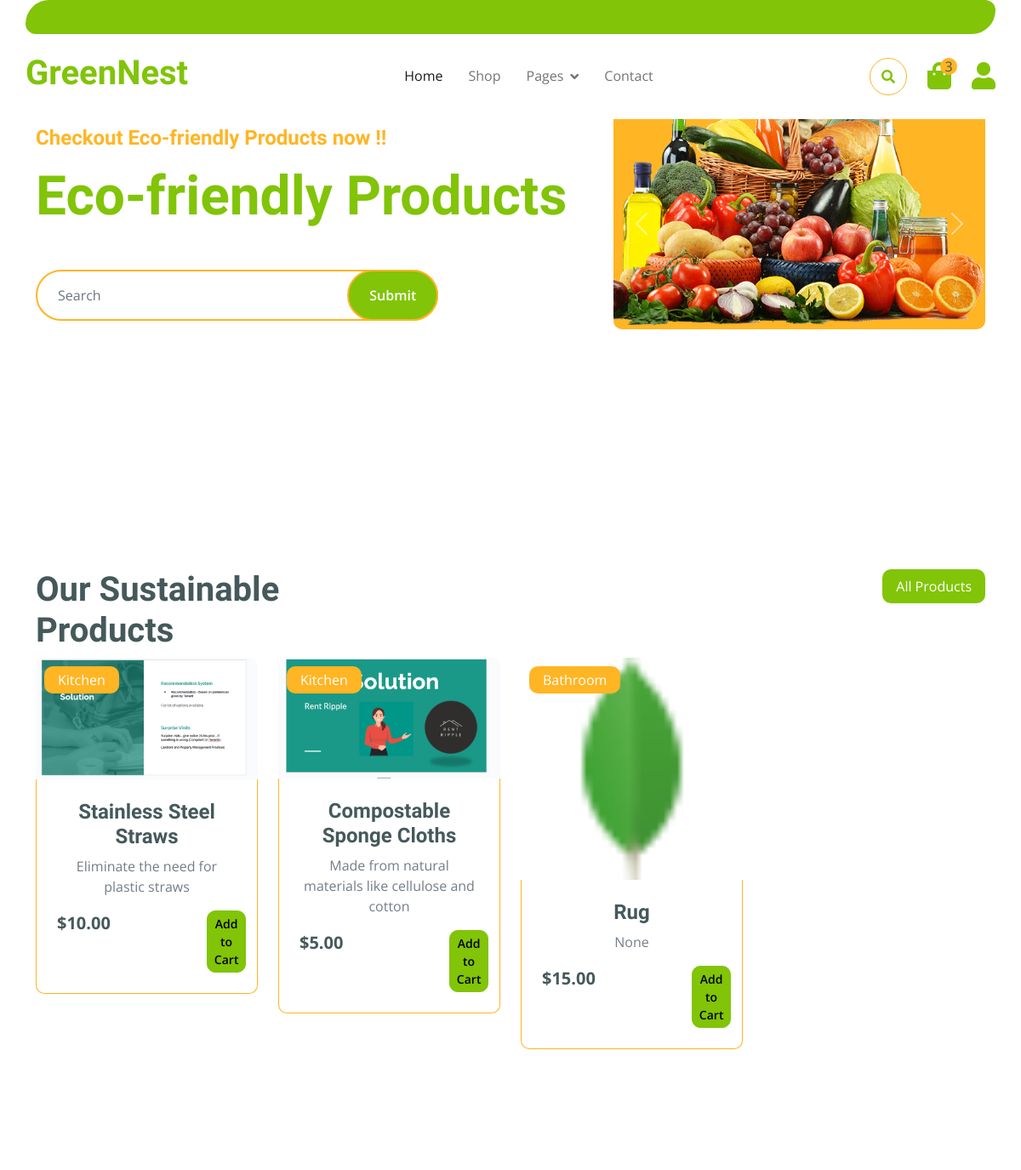
The app's page / (upper part), older data.
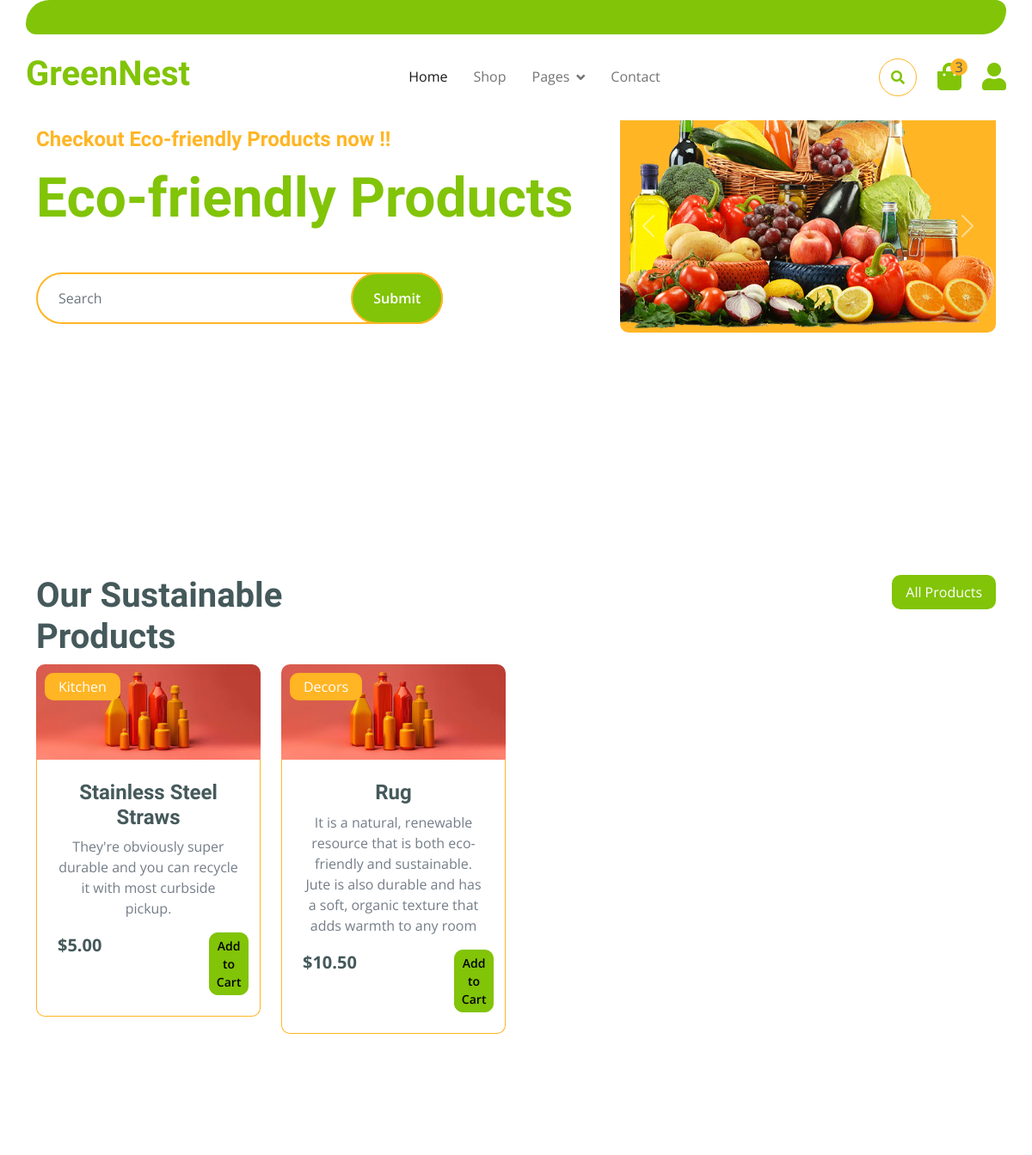
The same page, newer data.
### landingPage/models.py (models this page shows, shortened)
class Product(models.Model):
    name = models.CharField(max_length=255)
    description = models.TextField(default='')
    price = models.DecimalField(max_digits=10, decimal_places=2)
    category = models.ForeignKey(Category, on_delete=models.CASCADE, related_name='products', default=1)
    stock = models.PositiveIntegerField(default=100)
    image = models.ImageField(upload_to='products/images/')
    brand = models.CharField(max_length=255, default='')
    date_added = models.DateTimeField(default=timezone.now)
    last_updated = models.DateTimeField(auto_now=True)
    discount_price = models.DecimalField(max_digits=10, decimal_places=2, null=True, blank=True)
    expiration_date = models.DateField(default=one_year_from_today)
    rating = models.PositiveIntegerField(validators=[validate_rating], null=True, blank=True)

class Category(models.Model):
    name = models.CharField(max_length=100)

### landingPage/views.py (the view)
# urls.py: path('', views.index, name='index'),
def index(request):
    products = Product.objects.all()
    return render(request, 'landingPage/index.html', {'products' : products})

### landingPage/templates/landingPage/index.html (shortened to what this page needs)
{% extends 'landingPage/base.html' %}
{% load static %}
{% block content %}
    <div class="container-fluid py-5 mb-5 hero-header">
        <div class="container py-5">
            <div class="row g-5 align-items-center">
                <div class="col-md-12 col-lg-7">
                    <h4 class="mb-3 text-secondary">Checkout Eco-friendly Products now !!</h4>
                    <h1 class="mb-5 display-3 text-primary">Eco-friendly Products</h1>
                    <div class="position-relative mx-auto">
                        <input class="form-control border-2 border-secondary w-75 py-3 px-4 rounded-pill" type="number" placeholder="Search">
                        <button type="submit" class="btn btn-primary border-2 border-secondary py-3 px-4 position-absolute rounded-pill text-white h-100" style="top: 0; right: 25%;">Submit</button>
                    </div>
                </div>
                <div class="col-md-12 col-lg-5">
                    <div id="carouselId" class="carousel slide position-relative" data-bs-ride="carousel">
                        <div class="carousel-inner" role="listbox">
                            <div class="carousel-item active rounded">
                                <img src="{% static 'img/hero-img-1.png' %}" class="img-fluid w-100 h-100 bg-secondary rounded" alt="First slide">
                                <a href="#" class="btn px-4 py-2 text-white rounded">Eco-friendly Products</a>
                            </div>
                        </div>
                        <button class="carousel-control-prev" type="button" data-bs-target="#carouselId" data-bs-slide="prev">
                            <span class="carousel-control-prev-icon" aria-hidden="true"></span>
                        </button>
                        <button class="carousel-control-next" type="button" data-bs-target="#carouselId" data-bs-slide="next">
                            <span class="carousel-control-next-icon" aria-hidden="true"></span>
                        </button>
                    </div>
                </div>
            </div>
        </div>
    </div>
    <div class="container-fluid fruite py-5">
        <div class="container py-5">
            <div class="tab-class text-center">
                <div class="row g-4">
                    <div class="col-lg-4 text-start">
                        <h1>Our Sustainable Products</h1>
                    </div>
                    <div class="col-lg-8 text-end">
                        <ul class="nav nav-pills d-inline-flex text-center mb-5">
                            <li class="nav-item">
                                <a class="nav-link {% if not category_id %}active{% endif %}" href="{% url 'landingPage:index' %}">All Products</a>
                            </li>
                        </ul>
                    </div>
                </div>
                <div class="tab-content">
                    <div class="row g-4">
                        {% for product in products %}
                        <div class="col-md-6 col-lg-4 col-xl-3">
                            <div class="rounded position-relative fruite-item">
                                <div class="fruite-img">
                                    <img src="{{ product.image.url }}" class="img-fluid w-100 rounded-top" alt="{{ product.name }}">
                                </div>
                                <div class="text-white bg-secondary px-3 py-1 rounded position-absolute" style="top: 10px; left: 10px;">{{ product.category.name }}</div>
                                <div class="p-4 border border-secondary border-top-0 rounded-bottom">
                                    <h4>{{ product.name }}</h4>
                                    <p>{{ product.description }}</p>
                                    <div class="d-flex justify-content-between flex-lg-wrap">
                                        <p class="text-dark fs-5 fw-bold mb-0">${{ product.price|floatformat:"2" }}</p>
                                        {% if product in request.session.cart %}
                                            <form action="" class="col-2" method="post">
                                                {% csrf_token %}
                                                <input type="hidden" name="product_id" value="{{ product.id }}">
                                                <button type="submit" class="btn btn-danger btn-sm">Remove</button>
                                            </form>
                                        {% else %}
                                            <form action="" class="col-2" method="post">
                                                <button type="submit" class="btn btn-primary btn-sm">Add to Cart</button>
                                            </form>
                                        {% endif %}
                                    </div>
                                </div>
                            </div>
                        </div>
                        {% endfor %}
                    </div>
                </div>
            </div>
        </div>
    </div>
{% endblock %}

### landingPage/templates/landingPage/base.html (shortened to what this page needs)
{% load static %}
<!DOCTYPE html>
<html lang="en">
<head>
    <link rel="stylesheet" href="https://use.fontawesome.com/releases/v5.15.4/css/all.css"/>
    <link href="https://cdn.jsdelivr.net/npm/bootstrap-icons@1.4.1/font/bootstrap-icons.css" rel="stylesheet">
    <link href="{% static 'lib/lightbox/css/lightbox.min.css' %}" rel="stylesheet">
    <link href="{% static 'lib/owlcarousel/assets/owl.carousel.min.css' %}" rel="stylesheet">
    <link href="{% static 'css/bootstrap.min.css' %}" rel="stylesheet">
    <link rel="stylesheet" type="text/css" href="{% static 'css/landingPage.css' %}">
</head>
<body>
    <div class="container-fluid fixed-top">
        <div class="container topbar bg-primary d-none d-lg-block">
        </div>
        <div class="container px-0">
            <nav class="navbar navbar-light bg-white navbar-expand-xl">
                <a href="{% url 'landingPage:index' %}" class="navbar-brand"><h1 class="text-primary display-6">GreenNest</h1></a>
                <div class="collapse navbar-collapse bg-white" id="navbarCollapse">
                    <div class="navbar-nav mx-auto">
                        <a href="{% url 'landingPage:index' %}" class="nav-item nav-link active">Home</a>
                        <a href="{% url 'landingPage:shop' %}" class="nav-item nav-link">Shop</a>
                        <div class="nav-item dropdown">
                            <a href="#" class="nav-link dropdown-toggle" data-bs-toggle="dropdown">Pages</a>
                        </div>
                        <a href="{% url 'landingPage:contact' %}" class="nav-item nav-link">Contact</a>
                    </div>
                    <div class="d-flex m-3 me-0">
                        <button class="btn-search btn border border-secondary btn-md-square rounded-circle bg-white me-4" data-bs-toggle="modal" data-bs-target="#searchModal"><i class="fas fa-search text-primary"></i></button>
                        <a href="#" class="position-relative me-4 my-auto">
                            <i class="fa fa-shopping-bag fa-2x"></i>
                            <span class="position-absolute bg-secondary rounded-circle d-flex align-items-center justify-content-center text-dark px-1" style="top: -5px; left: 15px; height: 20px; min-width: 20px;">3</span>
                        </a>
                        <a href="{% url 'landingPage:login' %}" class="my-auto">
                            <i class="fas fa-user fa-2x"></i>
                        </a>
                    </div>
                </div>
            </nav>
        </div>
    </div>
    {% block content %}{% endblock %}
</body>
</html>

### static/css/landingPage.css (style rules this page uses)
.btn { font-weight: 600; transition: .5s; }
.btn-md-square { width: 44px; height: 44px; }
.btn-square, .btn-sm-square, .btn-md-square, .btn-lg-square { padding: 0; display: flex; align-items: center; justify-content: center; font-weight: normal; }
.btn.border-secondary { transition: 0.5s; }
.fixed-top { transition: 0.5s; background: var(--bs-white); border: 0; }
.topbar { padding: 20px; border-radius: 230px 100px; }
.navbar .navbar-nav .nav-link { padding: 10px 15px; font-size: 16px; transition: .5s; }
.navbar { height: 100px; border-bottom: 1px solid rgba(255, 255, 255, .1); }
.navbar .dropdown-toggle::after { border: none; content: "\f107"; font-family: "Font Awesome 5 Free"; font-weight: 700; vertical-align: middle; margin-left: 8px; }

Row changes from the older to the newer data that the page shows:
removed Product: image (picture), category.name "Kitchen", name "Compostable Sponge Cloths", description "Made from natural materials like cellulose and cotton", price "5.00"
removed Product: image (picture), category.name "Bathroom", name "Rug", description "None", price "15.00"
changed Product "Stainless Steel Straws": image: a different picture; description "Eliminate the need for plastic straws" → "They're obviously super durable and you can recycle it with most curbside pickup."; price "10.00" → "5.00"
added Product: image (picture), category.name "Decors", name "Rug", description "It is a natural, renewable resource that is both eco-friendly and sustainable. Jute is also durable and has a soft, organic texture that adds warmth to any room", price "10.50"
